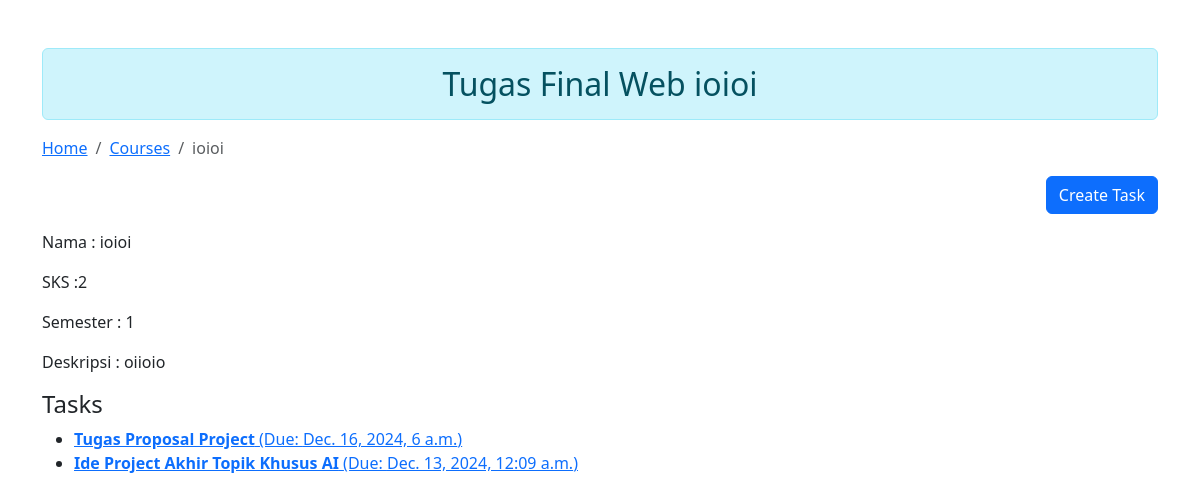
The page /courses/ioioi on the database as committed earlier.
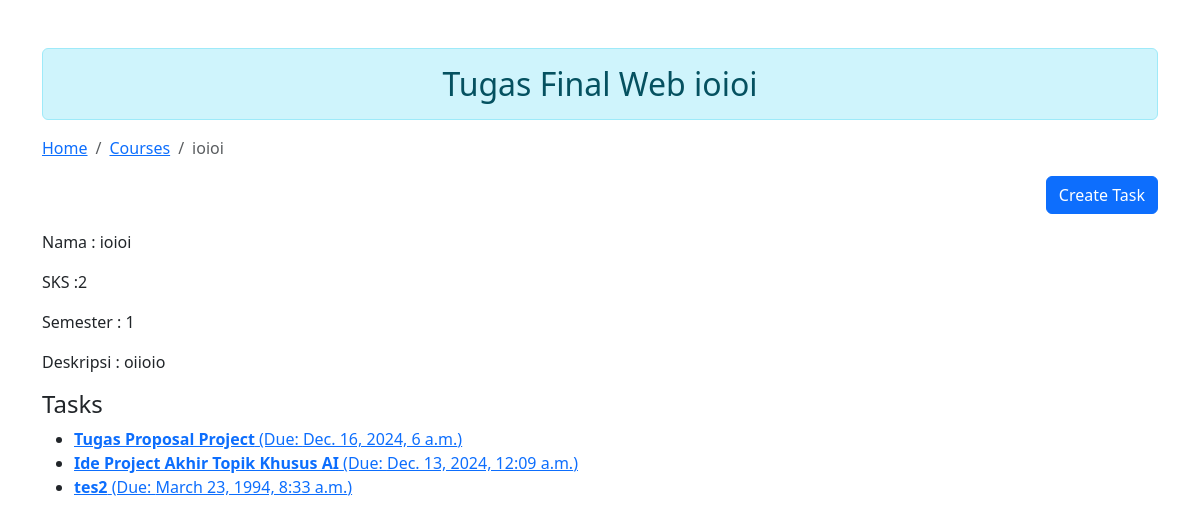
The same page on the database as committed later.
### tasks/models.py (models this page shows, shortened)
class Task(models.Model):
    STATUS_CHOICES = [
        ('pending', 'Pending'),
        ('in_progress', 'In Progress'),
        ('completed', 'Completed'),
    ]
    title = models.CharField(max_length=200)
    description = models.TextField(blank=True, null=True)
    link = models.URLField(blank=True, null=True)
    due_date = models.DateTimeField()
    status = models.CharField(
        max_length=20,
        choices=STATUS_CHOICES,
        default='pending'
    )
    course = models.ForeignKey(
        courses.Course,
        on_delete=models.CASCADE,
        null=True,
        blank=True,
        related_name="tasks"
    )

### courses/views.py (the view)
# urls.py: path("<slug:slug>", views.CourseDetailView.as_view(), name="course_detail"),
class CourseDetailView(DetailView):
    model = models.Course
    template_name = 'courses/detail.html'
    slug_field = 'slug'
    slug_url_kwarg = 'slug'
    def get_context_data(self, **kwargs):
        context = super().get_context_data(**kwargs)
        course = self.get_object()
        context['Course'] = course
        context['Slug'] = course.slug
        context['Tasks'] = course.tasks.all()
        return context

### courses/templates/courses/detail.html (shortened to what this page needs)
{% load static %}
<!DOCTYPE html>
<html lang="en">
  <head>
    <link
      href="https://cdn.jsdelivr.net/npm/bootstrap@5.3.3/dist/css/bootstrap.min.css"
      rel="stylesheet"
    />
  </head>
  <body>
    <div class="container mt-5">
      <h2 class="text-center alert alert-info">Tugas Final Web {{Slug}}</h2>
      <nav aria-label="breadcrumb">
        <ol class="breadcrumb">
          <li class="breadcrumb-item"><a href="#">Home</a></li>
          <li class="breadcrumb-item"><a href="/courses">Courses</a></li>
          <li class="breadcrumb-item active" aria-current="page">{{Course.name}}</li>
        </ol>
      </nav>
      <div class="d-flex justify-content-end">
          <a href="{% url 'tasks:task_new_for_course' Course.id %}" class="btn btn-primary mb-3">
            Create Task
          </a>
      </div>
      <main>
        <p>Nama : {{Course.name}}</p>
        <p>SKS :{{Course.sks}}</p>
        <p>Semester : {{Course.semester}}</p>
        <p>Deskripsi : {{Course.description}}</p>
        <h4>Tasks</h4>
        {% if Tasks %}
        <ul>
            {% for task in Tasks %}
                <li>
                  <a href="/">
                    <strong>{{ task.title }}</strong>  (Due: {{ task.due_date }})
                  </a>
                </li>
            {% endfor %}
        </ul>
      {% else %}
        <p>No tasks assigned to this course.</p>
      {% endif %}
      </main>
  </body>
</html>

Rows that differ between the two databases and show on the page:
added Task: title "tes2", due_date "March 23, 1994, 8:33 a.m."
